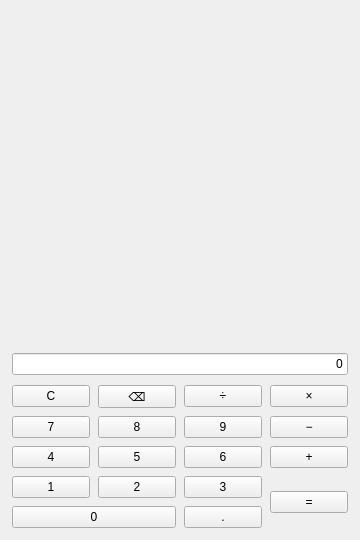
<?xml version="1.0" encoding="UTF-8"?>
<ui version="4.0">
 <class>MainWindow</class>
 <widget class="QMainWindow" name="MainWindow">
  <property name="geometry">
   <rect>
    <x>0</x>
    <y>0</y>
    <width>360</width>
    <height>540</height>
   </rect>
  </property>
  <property name="windowTitle">
   <string>计算器（带键盘事件）</string>
  </property>
  <property name="minimumSize">
   <size>
    <width>320</width>
    <height>480</height>
   </size>
  </property>
  <widget class="QWidget" name="centralwidget">
   <layout class="QVBoxLayout" name="mainLayout">
    <property name="spacing">
     <number>10</number>
    </property>
    <property name="leftMargin">
     <number>12</number>
    </property>
    <property name="topMargin">
     <number>12</number>
    </property>
    <property name="rightMargin">
     <number>12</number>
    </property>
    <property name="bottomMargin">
     <number>12</number>
    </property>
    <item>
     <widget class="QLabel" name="expressionLabel">
      <property name="text">
       <string> </string>
      </property>
      <property name="alignment">
       <set>Qt::AlignRight|Qt::AlignTrailing|Qt::AlignVCenter</set>
      </property>
     </widget>
    </item>
    <item>
     <widget class="QLineEdit" name="display">
      <property name="text">
       <string>0</string>
      </property>
      <property name="maxLength">
       <number>20</number>
      </property>
      <property name="readOnly">
       <bool>true</bool>
      </property>
      <property name="alignment">
       <set>Qt::AlignRight|Qt::AlignTrailing|Qt::AlignVCenter</set>
      </property>
     </widget>
    </item>
    <item>
     <layout class="QGridLayout" name="buttonLayout">
      <property name="spacing">
       <number>8</number>
      </property>
      <item row="0" column="0">
       <widget class="QPushButton" name="btnClear">
        <property name="text">
         <string>C</string>
        </property>
       </widget>
      </item>
      <item row="0" column="1">
       <widget class="QPushButton" name="btnBackspace">
        <property name="text">
         <string>⌫</string>
        </property>
       </widget>
      </item>
      <item row="0" column="2">
       <widget class="QPushButton" name="btnDivide">
        <property name="text">
         <string>÷</string>
        </property>
       </widget>
      </item>
      <item row="0" column="3">
       <widget class="QPushButton" name="btnMultiply">
        <property name="text">
         <string>×</string>
        </property>
       </widget>
      </item>
      <item row="1" column="0">
       <widget class="QPushButton" name="btnDigit7">
        <property name="text">
         <string>7</string>
        </property>
       </widget>
      </item>
      <item row="1" column="1">
       <widget class="QPushButton" name="btnDigit8">
        <property name="text">
         <string>8</string>
        </property>
       </widget>
      </item>
      <item row="1" column="2">
       <widget class="QPushButton" name="btnDigit9">
        <property name="text">
         <string>9</string>
        </property>
       </widget>
      </item>
      <item row="1" column="3">
       <widget class="QPushButton" name="btnMinus">
        <property name="text">
         <string>−</string>
        </property>
       </widget>
      </item>
      <item row="2" column="0">
       <widget class="QPushButton" name="btnDigit4">
        <property name="text">
         <string>4</string>
        </property>
       </widget>
      </item>
      <item row="2" column="1">
       <widget class="QPushButton" name="btnDigit5">
        <property name="text">
         <string>5</string>
        </property>
       </widget>
      </item>
      <item row="2" column="2">
       <widget class="QPushButton" name="btnDigit6">
        <property name="text">
         <string>6</string>
        </property>
       </widget>
      </item>
      <item row="2" column="3">
       <widget class="QPushButton" name="btnPlus">
        <property name="text">
         <string>+</string>
        </property>
       </widget>
      </item>
      <item row="3" column="0">
       <widget class="QPushButton" name="btnDigit1">
        <property name="text">
         <string>1</string>
        </property>
       </widget>
      </item>
      <item row="3" column="1">
       <widget class="QPushButton" name="btnDigit2">
        <property name="text">
         <string>2</string>
        </property>
       </widget>
      </item>
      <item row="3" column="2">
       <widget class="QPushButton" name="btnDigit3">
        <property name="text">
         <string>3</string>
        </property>
       </widget>
      </item>
      <item row="3" column="3" rowspan="2">
       <widget class="QPushButton" name="btnEquals">
        <property name="text">
         <string>=</string>
        </property>
       </widget>
      </item>
      <item row="4" column="0" colspan="2">
       <widget class="QPushButton" name="btnDigit0">
        <property name="text">
         <string>0</string>
        </property>
       </widget>
      </item>
      <item row="4" column="2">
       <widget class="QPushButton" name="btnDot">
        <property name="text">
         <string>.</string>
        </property>
       </widget>
      </item>
     </layout>
    </item>
   </layout>
  </widget>
 </widget>
 <resources/>
 <connections/>
</ui>
